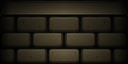

This is a level from a 2D game, rendered from its Tiled map with the project's own tilesets. A one-line summary and the complete map file follow:
An orthogonal 2x1 tile map with 64x64 px tiles, 1 tile layer (Tile Layer 1).

<map version="1.0" orientation="orthogonal" width="2" height="1" tilewidth="64" tileheight="64">
 <tileset firstgid="1" name="tileSheet_1" tilewidth="64" tileheight="64">
  <image source="tileSheet_1.png" width="320" height="256" />
 </tileset>
 <layer name="Tile Layer 1" width="2" height="1">
  <data>
   <tile gid="17" />
   <tile gid="2147483665" />
  </data>
 </layer>
</map>
